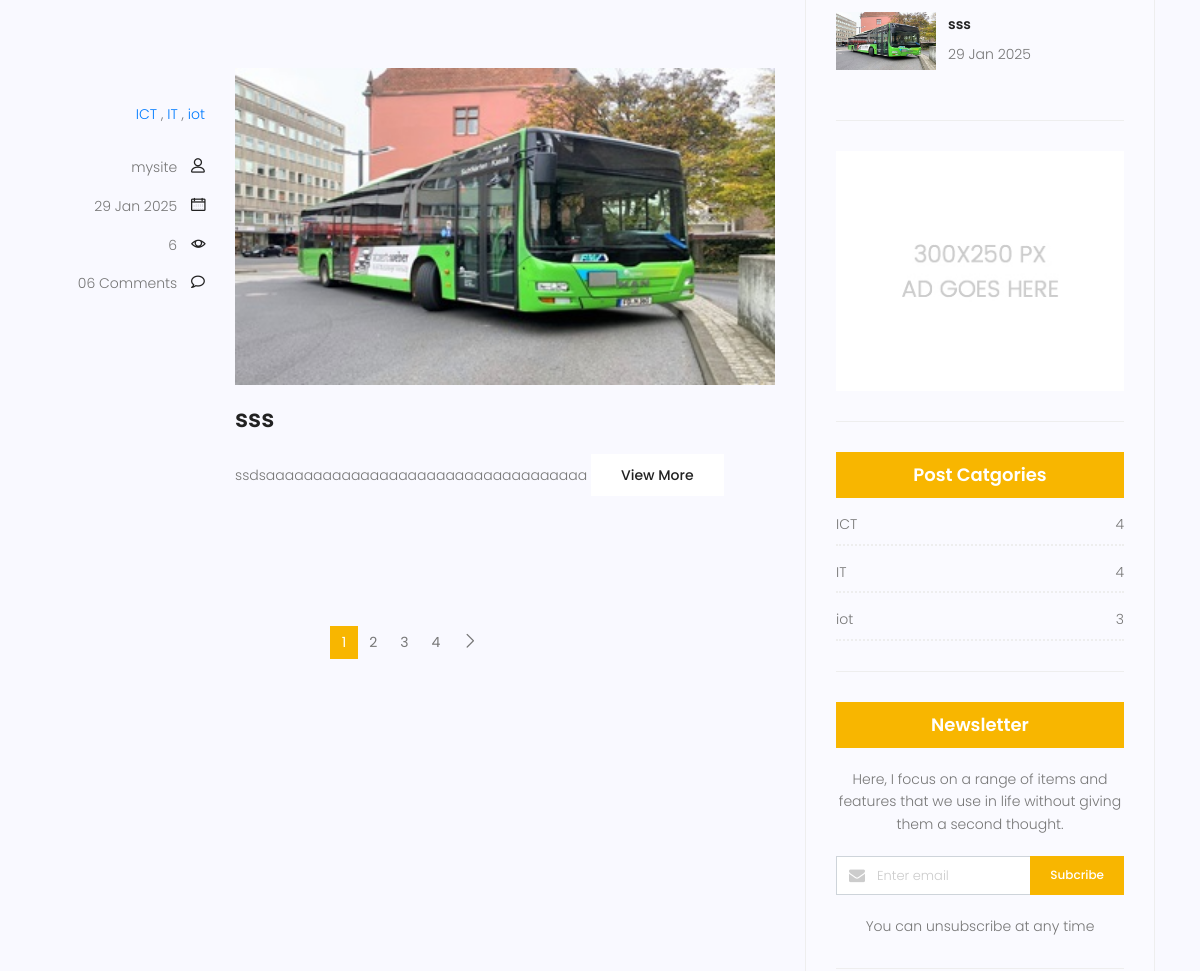
The page /blog/ (middle part) on the database as committed earlier.
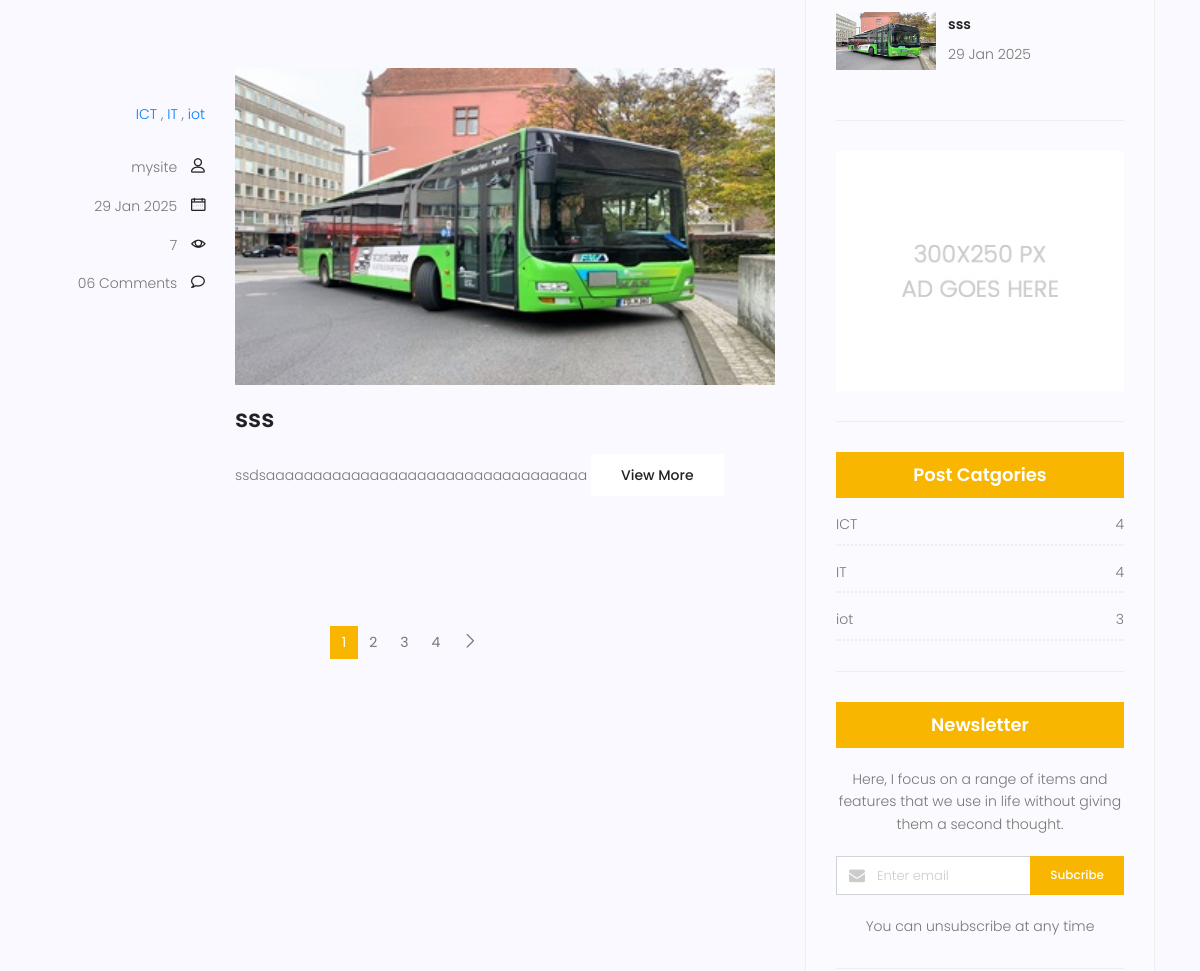
The same page on the database as committed later.
### blog/models.py (models this page shows, shortened)
class Category(models.Model):
    name = models.CharField(max_length=255)
    def __str__(self):
        return self.name

class Post (models.Model):
    author = models.ForeignKey(User, on_delete=models.SET_NULL, null=True)
    image = models.ImageField(upload_to='blog/', default='blog/default.jpg')
    title = models.CharField(max_length=255)
    content = models.TextField()
    category = models.ManyToManyField(Category)
    counted_views = models.IntegerField(default=0)
    status = models.BooleanField(default=False)
    published_date = models.DateTimeField(null=True)
    created_date = models.DateTimeField(auto_now_add=True, null=True)
    updated_date = models.DateTimeField(auto_now=True, null=True)
    class Meta:
        ordering = ['-created_date']
        verbose_name = 'post'
        verbose_name_plural = 'posts'

### blog/views.py (the view)
# urls.py: path('', blog_view, name='blog-home'),
def blog_view(request, cat_name=None, author_username=None):
    posts = Post.objects.filter(status=1, published_date__lte=timezone.now())
    if cat_name:
        posts = posts.filter(category__name=cat_name)
    if author_username:
        posts = posts.filter(author__username=author_username)
    posts = Paginator(posts, 3)
    try:
        page_number = request.GET.get('page')
        posts = posts.get_page(page_number)
    except PageNotAnInteger:
        posts = posts.get_page(1)
    except EmptyPage:
        posts = posts.get_page(1)
    context = {'posts': posts}
    return render(request, 'blog/blog-home.html',context)

### blog/templatetags/blog_tags.py (called while the page is built)
@register.inclusion_tag("blog/blog-latest-posts.html")
def latest_posts(arg=4):
    posts = Post.objects.filter(status=1, published_date__lte=timezone.now()).order_by('-published_date')[:arg]
    return {'posts': posts}

@register.inclusion_tag("blog/blog-categories.html")
def postcategories():
    posts = Post.objects.filter(status=1, published_date__lte=timezone.now())
    categories = Category.objects.all()
    cat_dict={}
    for cat in categories:
        cat_dict[cat]=posts.filter(category=cat).count()
    return {'categories':cat_dict}

### templates/blog/blog-home.html (shortened to what this page needs)
{% extends 'base.html' %}
{% load static %}
{% load blog_tags %}
{% block content %}
			<section class="post-content-area">
				<div class="container">
					<div class="row">
						<div class="col-lg-8 posts-list">
                            {% for p in posts %}
							<div class="single-post row">
								<div class="col-lg-3  col-md-3 meta-details">
									<ul class="tags">
                                    {% for cat in p.category.all %}
										    <a href="{% url 'blog:category' cat_name=cat.name %}">{{ cat.name }}</a> {% if not forloop.last %},{% endif %}
                                    {% endfor %}
									</ul>
									<div class="user-details row">
										<p class="user-name col-lg-12 col-md-12 col-6"><a href="{% url 'blog:author' author_username=p.author.username %}">{{ p.author }}</a> <span class="lnr lnr-user"></span></p>
										<p class="date col-lg-12 col-md-12 col-6"><a href="#">{{p.published_date|date:"d M Y"}}</a> <span class="lnr lnr-calendar-full"></span></p>
										<p class="view col-lg-12 col-md-12 col-6"><a href="#">{{ p.counted_views }}</a> <span class="lnr lnr-eye"></span></p>
										<p class="comments col-lg-12 col-md-12 col-6"><a href="#">06 Comments</a> <span class="lnr lnr-bubble"></span></p>
									</div>
								</div>
								<div class="col-lg-9 col-md-9 ">
									<div class="feature-img">
										<img class="img-fluid" src="{{ p.image.url }}" alt="">
									</div>
									<a class="posts-title" href="{% url 'blog:blog-single' pid=p.id %}"><h3>{{ p.title }}</h3></a>
									<p class="excert">
										{{ p.content|truncatewords:20 }}
									<a href="{% url 'blog:blog-single' pid=p.id %}" class="primary-btn">View More</a>
								</div>
							</div>
                            {% endfor %}
		                    <nav class="blog-pagination justify-content-center d-flex">
		                        <ul class="pagination">
                                    {% for post in posts.paginator.page_range %}
                                        {% if posts.number == post %}
		                                    <li class="page-item active"><a href="?page={{ post }}" class="page-link">{{ post }}</a></li>
                                        {% else %}
                                            <li class="page-item"><a href="?page={{ post }}" class="page-link">{{ post }}</a></li>
                                        {% endif %}
                                    {% endfor %}
		                            <li class="page-item">
                                        {% if posts.has_next %}
		                                <a href="?page={{ posts.next_page_number }}" class="page-link" aria-label="Next">
		                                    <span aria-hidden="true">
		                                        <span class="lnr lnr-chevron-right"></span>
		                                    </span>
		                                </a>
                                        {% endif %}
		                            </li>
		                        </ul>
		                    </nav>
						</div>
						<div class="col-lg-4 sidebar-widgets">
							<div class="widget-wrap">
                                {% latest_posts %}
                                {% include "blog/blog-ads.html" %}
                                {% postcategories %}
								<div class="single-sidebar-widget newsletter-widget">
									<h4 class="newsletter-title">Newsletter</h4>
									<p>
										Here, I focus on a range of items and features that we use in life without
										giving them a second thought.
									</p>
									<div class="form-group d-flex flex-row">
									   <div class="col-autos">
									      <div class="input-group">
									        <div class="input-group-prepend">
									          <div class="input-group-text"><i class="fa fa-envelope" aria-hidden="true"></i>
											</div>
									        </div>
									        <input type="text" class="form-control" id="inlineFormInputGroup" placeholder="Enter email" onfocus="this.placeholder = ''" onblur="this.placeholder = 'Enter email'" >
									      </div>
									    </div>
									    <a href="#" class="bbtns">Subcribe</a>
									</div>
									<p class="text-bottom">
										You can unsubscribe at any time
									</p>
								</div>
							</div>
						</div>
					</div>
				</div>
			</section>
{% endblock %}

### templates/base.html (shortened to what this page needs)
{% load static %}
{% load compress %}
<!DOCTYPE html>
<html lang="zxx" class="no-js">
<head>
        {% compress css %}
        <link rel="stylesheet" href="{% static 'css/linearicons.css' %}">
        <link rel="stylesheet" href="{% static 'css/font-awesome.min.css' %}">
        <link rel="stylesheet" href="{% static 'css/bootstrap.css' %}">
        <link rel="stylesheet" href="{% static 'css/magnific-popup.css' %}">
        <link rel="stylesheet" href="{% static 'css/jquery-ui.css' %}">
        <link rel="stylesheet" href="{% static 'css/nice-select.css' %}">
        <link rel="stylesheet" href="{% static 'css/animate.min.css' %}">
        <link rel="stylesheet" href="{% static 'css/owl.carousel.css' %}">
        <link rel="stylesheet" href="{% static 'css/main.css' %}">
        {% endcompress %}
    </head>
    <body>
                {% block content %}
                {% endblock %}
    </body>
</html>

### templates/website/contactform_messages_and_errors.html (shortened to what this page needs)
{% load static %}

### templates/blog/blog-writer.html (shortened to what this page needs)
{% load static %}

### templates/blog/blog-latest-posts.html (shortened to what this page needs)
{% load static %}
<div class="single-sidebar-widget popular-post-widget">
    <div class="popular-post-list">
        {% for post in posts %}
        <div class="single-post-list d-flex flex-row align-items-center">
            <div class="thumb">
                <img class="img-fluid" src="{{ post.image.url }}" alt="">
            </div>
            <div class="details">
                <a href="{% url "blog:blog-single" pid=post.id %}"><h6>{{ post.title }}</h6></a>
                <p>{{ post.published_date|date:"d M Y" }}</p>
            </div>
        </div>
        {% endfor %}
    </div>
</div>

### templates/blog/blog-ads.html
{% load static %}
<div class="single-sidebar-widget ads-widget">
    <a href="#"><img class="img-fluid" src="{% static 'img/blog/ads-banner.jpg' %}" alt=""></a>
</div>

### templates/blog/blog-categories.html
{% load static %}
<div class="single-sidebar-widget post-category-widget">
    <h4 class="category-title">Post Catgories</h4>
    <ul class="cat-list">
        {% for cat,count in categories.items %}
        <li>
            <a href="{% url 'blog:category' cat_name=cat %}" class="d-flex justify-content-between">
                <p>{{ cat }}</p>
                <p>{{ count }}</p>
            </a>
        </li>
        {% endfor %}
    </ul>
</div>

Rows that differ between the two databases and show on the page:
changed Post "sss": counted_views "6" → "7"
